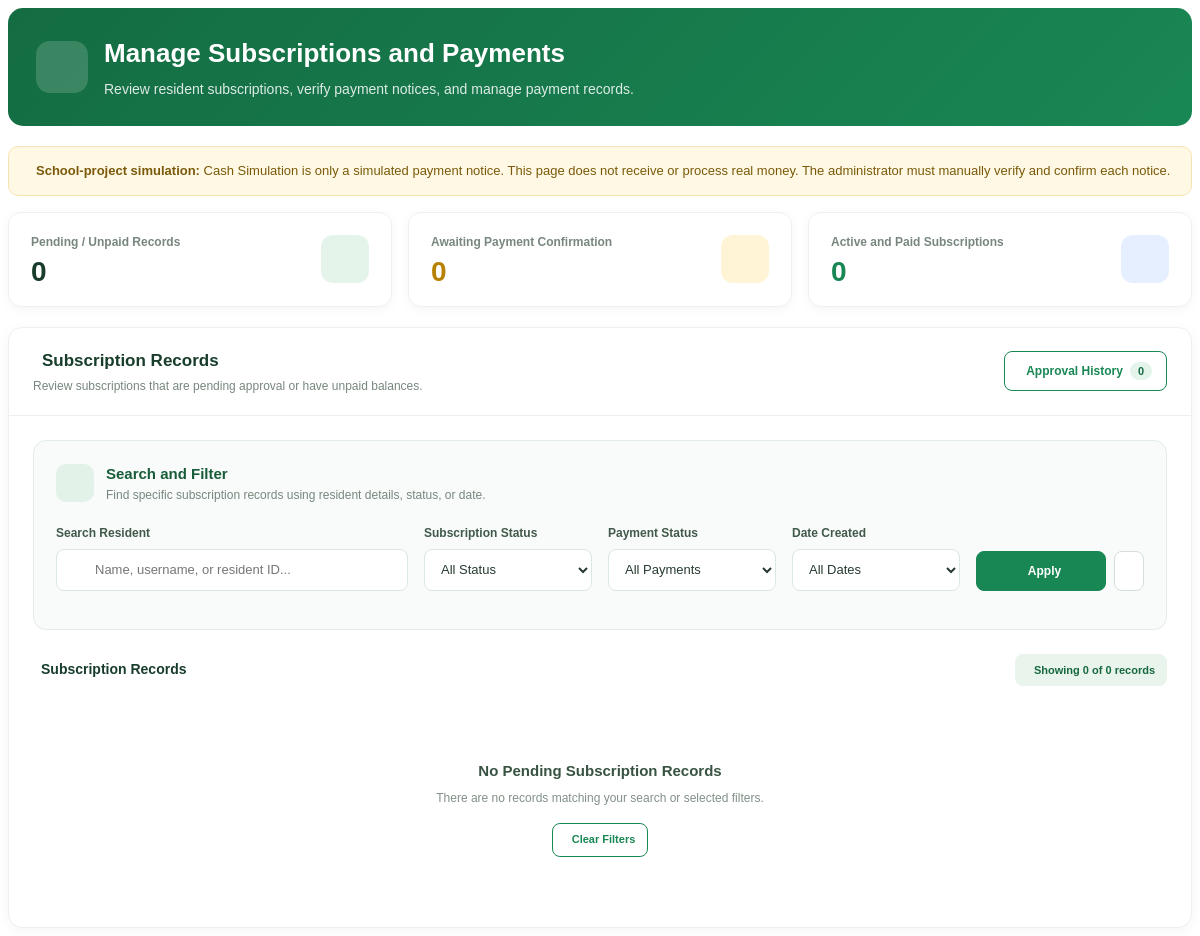
Page /wastesystem_/admin/subscriptions/index.php (signed in) on the earlier database version.
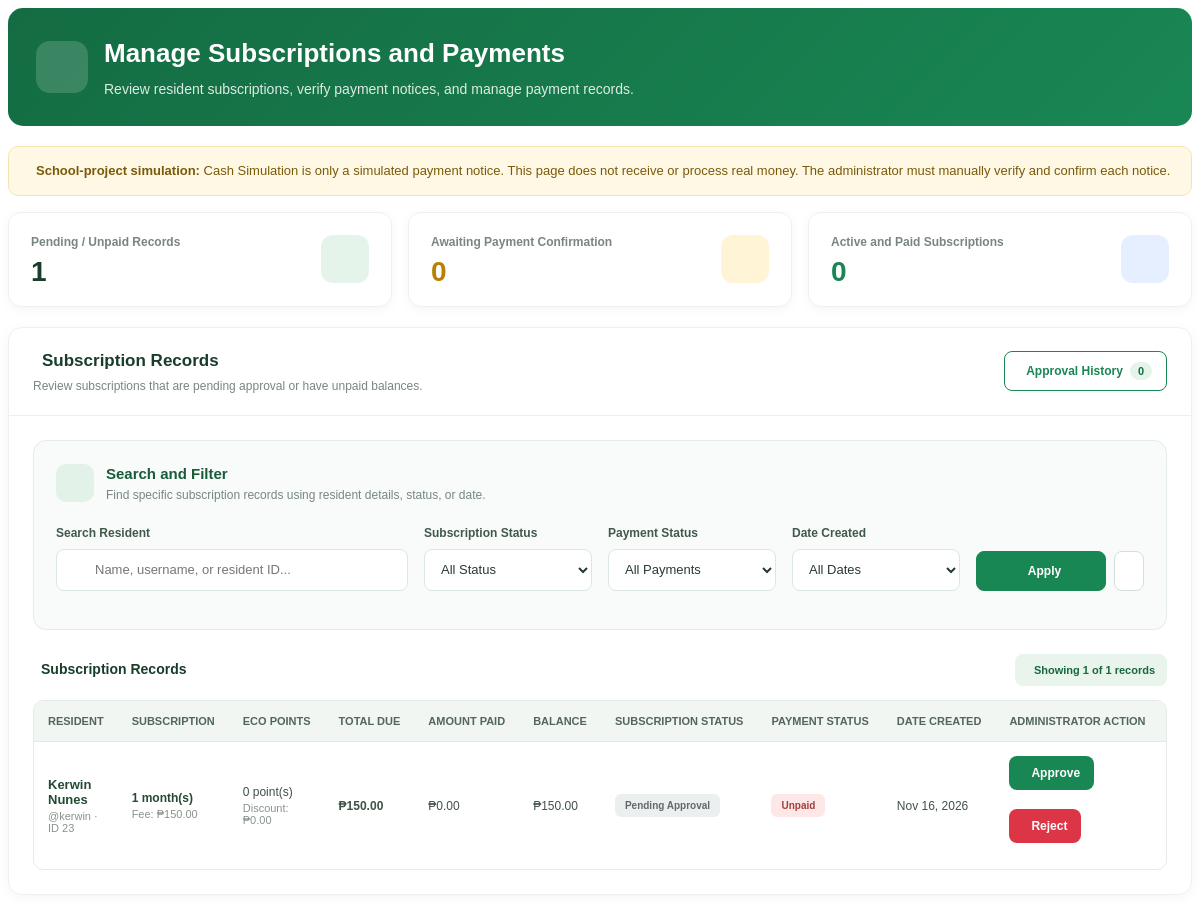
Same page on the later database version.
### tables this page shows
CREATE TABLE `subscriptions` (
  `id` int(11) NOT NULL,
  `user_id` int(11) NOT NULL,
  `service_fee` decimal(10,2) NOT NULL DEFAULT 150.00,
  `months` int(11) NOT NULL DEFAULT 1,
  `original_amount` decimal(10,2) NOT NULL DEFAULT 150.00,
  `points_redeemed` int(11) NOT NULL DEFAULT 0,
  `discount_amount` decimal(10,2) NOT NULL DEFAULT 0.00,
  `total_amount` decimal(10,2) NOT NULL DEFAULT 150.00,
  `amount_paid` decimal(10,2) NOT NULL DEFAULT 0.00,
  `balance_due` decimal(10,2) NOT NULL DEFAULT 150.00,
  `subscription_status` varchar(50) NOT NULL DEFAULT 'Pending Approval',
  `payment_status` varchar(50) NOT NULL DEFAULT 'Unpaid',
  `created_at` timestamp NOT NULL DEFAULT current_timestamp()
);

CREATE TABLE `users` (
  `id` int(11) NOT NULL,
  `fullname` varchar(255) NOT NULL,
  `users` varchar(255) NOT NULL,
  `password` varchar(255) NOT NULL,
  `role` varchar(11) NOT NULL,
  `email` varchar(255) DEFAULT NULL,
  `email_verified` tinyint(1) NOT NULL DEFAULT 0,
  `email_verified_at` datetime DEFAULT NULL,
  `address` varchar(500) NOT NULL
);

### wastesystem_/admin/subscriptions/index.php (the view, shortened to what the rows shown need)
<?php
require_once __DIR__ . '/../../config/database.php';
$conn->set_charset('utf8mb4');
function subEscape($value): string
{
    return htmlspecialchars((string)($value ?? ''), ENT_QUOTES, 'UTF-8');
}
function subPeso($amount): string
{
    return '₱' . number_format((float)$amount, 2);
}
$moduleAction = $_SERVER['PHP_SELF'];
$resetUrl = $moduleAction;
$list_sql = "
    SELECT
        s.id,
        s.user_id,
        u.fullname,
        u.users AS username,
        s.service_fee,
        s.months,
        s.original_amount,
        s.points_redeemed,
        s.discount_amount,
        s.total_amount,
        s.amount_paid,
        s.balance_due,
        s.subscription_status,
        s.payment_status,
        s.created_at
    FROM subscriptions AS s
    INNER JOIN users AS u ON u.id = s.user_id
    WHERE
        s.subscription_status <> 'Rejected'
        AND (
            s.subscription_status = 'Pending Approval'
            OR s.payment_status <> 'Paid'
        )
    ORDER BY s.created_at DESC, s.id DESC
";
$result = $conn->query($list_sql);
$all_rows = [];
while ($row = $result->fetch_assoc()) {
    $all_rows[] = $row;
}
$search = isset($_GET['search']) && is_string($_GET['search'])
    ? trim($_GET['search']) : '';
$subscription_filter = isset($_GET['subscription_status']) &&
    is_string($_GET['subscription_status'])
    ? $_GET['subscription_status'] : 'all';
$payment_filter = isset($_GET['payment_status']) &&
    is_string($_GET['payment_status'])
    ? $_GET['payment_status'] : 'all';
$date_filter = isset($_GET['date_filter']) &&
    is_string($_GET['date_filter'])
    ? $_GET['date_filter'] : 'all';
$start_date = isset($_GET['start_date']) && is_string($_GET['start_date'])
    ? $_GET['start_date'] : '';
$end_date = isset($_GET['end_date']) && is_string($_GET['end_date'])
    ? $_GET['end_date'] : '';
function subValidDate(string $date): bool
{
    $dateObj = DateTime::createFromFormat('!Y-m-d', $date);
    return $dateObj && $dateObj->format('Y-m-d') === $date;
}
if (!subValidDate($start_date)) {
    $start_date = '';
}
if (!subValidDate($end_date)) {
    $end_date = '';
}
$rows = array_values(array_filter(
    $all_rows,
    function ($row) use (
        $search,
        $subscription_filter,
        $payment_filter,
        $date_filter,
        $start_date,
        $end_date
    ) {
        if ($search !== '') {
            $search_match =
                stripos((string)$row['fullname'], $search) !== false ||
                stripos((string)$row['username'], $search) !== false ||
                stripos((string)$row['user_id'], $search) !== false;
            if (!$search_match) {
                return false;
            }
        }
        if (
            $subscription_filter !== 'all' &&
            $row['subscription_status'] !== $subscription_filter
        ) {
            return false;
        }
        if (
            $payment_filter !== 'all' &&
            $row['payment_status'] !== $payment_filter
        ) {
            return false;
        }
        $created_date = date('Y-m-d', strtotime($row['created_at']));
        if ($date_filter === 'today') {
            if ($created_date !== date('Y-m-d')) {
                return false;
            }
        } elseif ($date_filter === 'week') {
            $week_start = date('Y-m-d', strtotime('monday this week'));
            $week_end = date('Y-m-d', strtotime('sunday this week'));
            if ($created_date < $week_start || $created_date > $week_end) {
                return false;
            }
        } elseif ($date_filter === 'month') {
            if (date('Y-m', strtotime($created_date)) !== date('Y-m')) {
                return false;
            }
        } elseif ($date_filter === 'custom') {
            if ($start_date !== '' && $created_date < $start_date) {
                return false;
            }
            if ($end_date !== '' && $created_date > $end_date) {
                return false;
            }
        }
        return true;
    }
));
$history_sql = "
    SELECT
        h.id,
        h.subscription_id,
        h.admin_id,
        h.approved_at,
        h.action_status,
        admin.fullname AS admin_name
    FROM subscription_approval_history AS h
    LEFT JOIN users AS admin ON admin.id = h.admin_id
    ORDER BY h.approved_at DESC
";
$history_result = $conn->query($history_sql);
$history_count = $history_result->num_rows;
?>
<div class="subs">
    <div class="subs-header">
        <div>
            <h2 class="subs-title">Manage Subscriptions and Payments</h2>
        </div>
    </div>
    <div class="subs-card">
        <div class="subs-card-header">
            <button type="button" class="subs-btn outline" data-subs-open="subsHistoryModal">
                Approval History
                <span class="subs-pill"><?= number_format($history_count) ?></span>
            </button>
        </div>
        <div class="subs-card-body">
            <?php if (empty($rows)): ?>
                <div class="subs-empty">
                    <i class="fas fa-inbox"></i>
                    <h4>No Pending Subscription Records</h4>
                    <p>There are no records matching your search or selected filters.</p>
                    <a href="<?= subEscape($resetUrl) ?>" class="subs-btn outline sm">
                        <i class="fas fa-rotate-left"></i>
                        Clear Filters
                    </a>
                </div>
            <?php else: ?>
                <div class="subs-table-wrap">
                    <table class="subs-table">
                        <thead>
                            <tr>
                                <th>Resident</th>
                                <th>Subscription</th>
                                <th>Eco Points</th>
                                <th>Total Due</th>
                                <th>Amount Paid</th>
                                <th>Balance</th>
                                <th>Subscription Status</th>
                                <th>Payment Status</th>
                                <th>Date Created</th>
                                <th style="min-width:190px;">Administrator Action</th>
                            </tr>
                        </thead>
                        <tbody>
                        <?php foreach ($rows as $row): ?>
                            <?php
                            $payment_status = $row['payment_status'];
                            $subscription_status = $row['subscription_status'];
                            $payment_badge = 'gray';
                            if ($payment_status === 'Paid') {
                                $payment_badge = 'green';
                            } elseif ($payment_status === 'Pending Confirmation') {
                                $payment_badge = 'yellow';
                            } elseif ($payment_status === 'Unpaid') {
                                $payment_badge = 'red';
                            }
                            $subscription_badge = $subscription_status === 'Active'
                                ? 'green'
                                : 'gray';
                            ?>
                            <tr>
                                <td>
                                    <div class="subs-name"><?= subEscape($row['fullname']) ?></div>
                                    <span class="subs-sub">
                                        @<?= subEscape($row['username']) ?>
                                        · ID <?= (int)$row['user_id'] ?>
                                    </span>
                                </td>
                                <td>
                                    <span class="subs-strong">
                                        <?= (int)$row['months'] ?> month(s)
                                    </span>
                                    <span class="subs-sub">
                                        Fee: <?= subPeso($row['service_fee']) ?>
                                    </span>
                                </td>
                                <td>
                                    <?= number_format((int)$row['points_redeemed']) ?> point(s)
                                    <span class="subs-sub">
                                        Discount: <?= subPeso($row['discount_amount']) ?>
                                    </span>
                                </td>
                                <td class="subs-strong subs-nowrap">
                                    <?= subPeso($row['total_amount']) ?>
                                </td>
                                <td class="subs-nowrap">
                                    <?= subPeso($row['amount_paid']) ?>
                                </td>
                                <td class="subs-nowrap">
                                    <?= subPeso($row['balance_due']) ?>
                                </td>
                                <td>
                                    <span class="subs-badge <?= $subscription_badge ?>">
                                        <?= subEscape($subscription_status) ?>
                                    </span>
                                </td>
                                <td>
                                    <span class="subs-badge <?= $payment_badge ?>">
                                        <?= subEscape($payment_status) ?>
                                    </span>
                                </td>
                                <td class="subs-nowrap">
                                    <?= subEscape(date('M d, Y', strtotime($row['created_at']))) ?>
                                </td>
                                <td>
                                    <?php if (
                                        $subscription_status === 'Pending Approval' &&
                                        $payment_status !== 'Paid'
                                    ): ?>
                                        <div class="subscription-action-group">
                                            <form method="POST"
                                                action=""
                                                onsubmit="return confirm('Are you sure you want to approve this subscription?');">
                                                <button type="submit"
                                                        name="confirm"
                                                        value="1"
                                                        class="subscription-action-btn subscription-btn-approve">
                                                    Approve
                                                </button>
                                            </form>
                                            <form method="POST"
                                                action=""
                                                onsubmit="return confirm('Are you sure you want to reject this subscription?');">
                                                <button type="submit"
                                                        name="reject"
                                                        value="1"
                                                        class="subscription-action-btn subscription-btn-reject">
                                                    Reject
                                                </button>
                                            </form>
                                        </div>
                                    <?php else: ?>
                                        <span class="text-muted">No actions available</span>
                                    <?php endif; ?>
                                </td>
                            </tr>
                        <?php endforeach; ?>
                        </tbody>
                    </table>
                </div>
            <?php endif; ?>
        </div>
    </div>
</div>

Differences in the rows shown:
added subscriptions: points_redeemed "0", user.fullname "Kerwin Nunes", user.users "kerwin", user "23", months "1", service_fee "₱150.00", discount_amount "₱0.00", total_amount "₱150.00", amount_paid "₱0.00", balance_due "₱150.00", subscription_status "Pending Approval", payment_status "Unpaid", created_at "Nov 16, 2026"
Other differences:
$total_records: "0" → "1"
$filtered_records: "0" → "1"
$history_count: "0" → (not shown)
text no longer shown: "No Pending Subscription Records There are no records matching your search or selected filters. Clear Filters"
text now shown: "RESIDENT SUBSCRIPTION ECO POINTS TOTAL DUE AMOUNT PAID BALANCE SUBSCRIPTION STATUS PAYMENT STATUS DATE CREATED ADMINISTRATOR ACTION"
